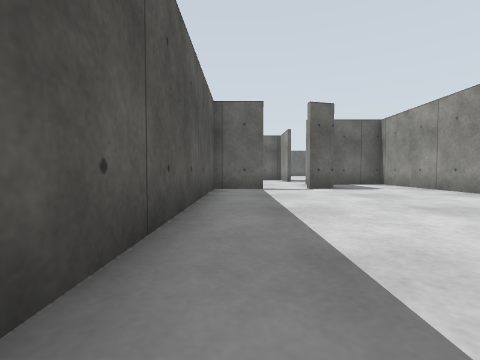
[1] (above)

24 first-person views from a walk through a Gazebo world. The camera is 0.5 m above the floor, tilts 2° down and sees 85° across. The floor is counted in squares, 1 m on a side. Each view is taken from the middle of a square. On the plan, view 1 faces up. The plan holds only what a view shows up to about 9 squares ahead; the rest is blank. The place goes on beyond the plan. Simple patterns stand in for the simulator's built-in surfaces.

[2]
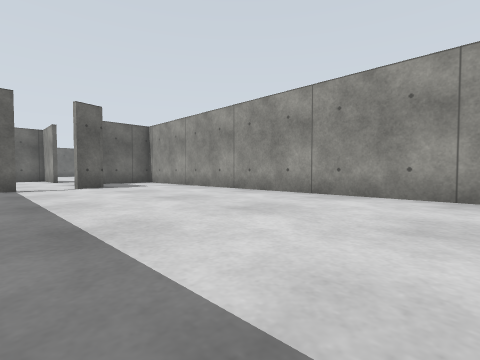

[3]
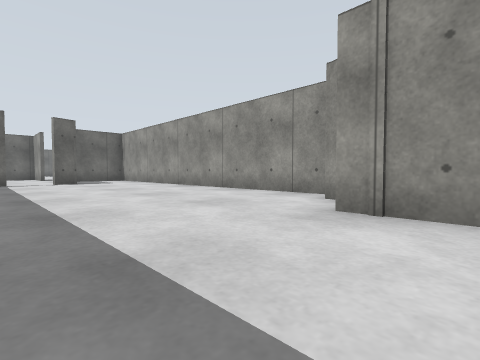

[4]
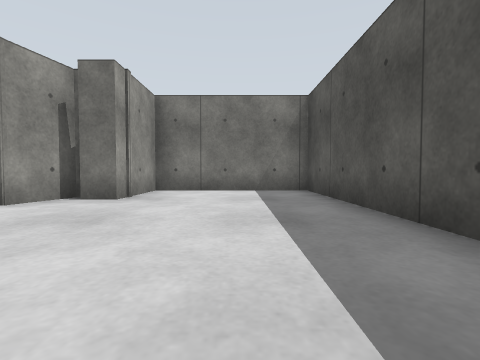

[5]
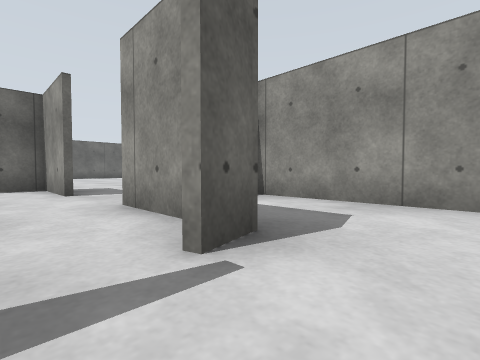

[6]
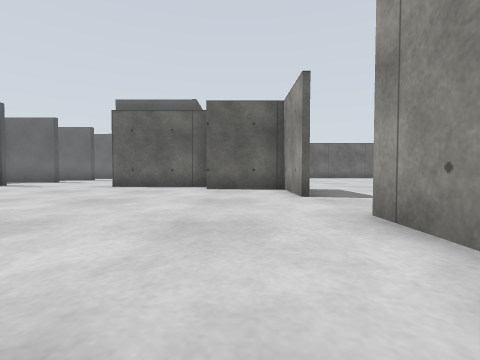

[7]
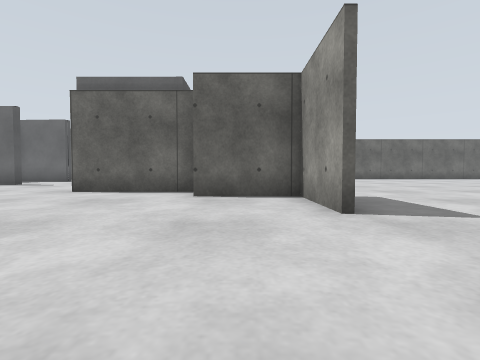

[8]
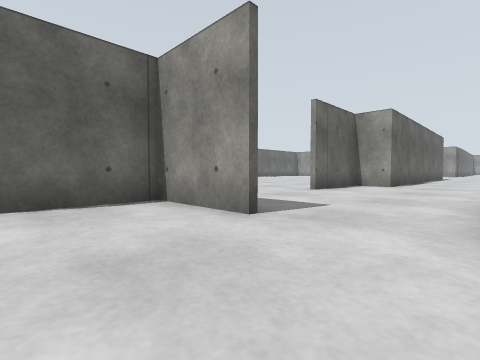

[9]
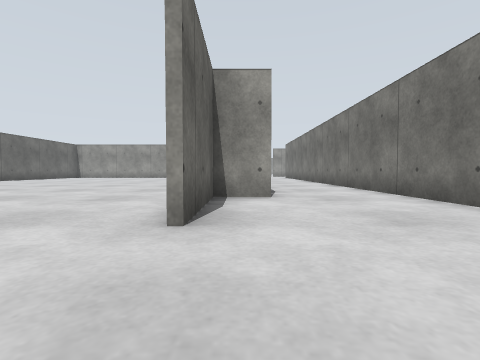

[10]
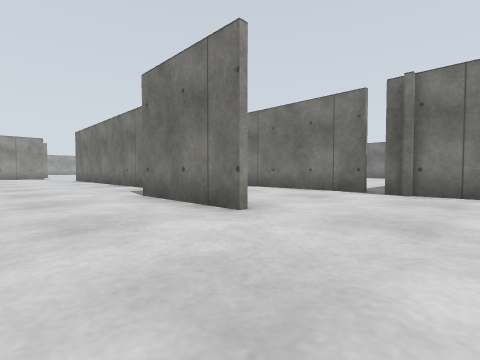

[11]
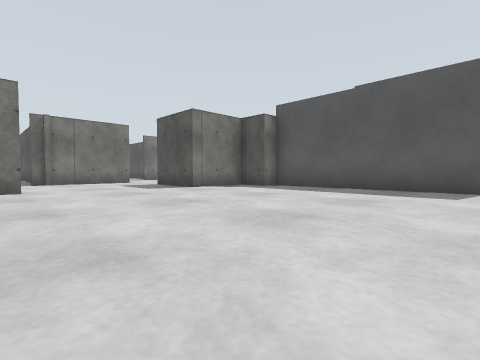

[12]
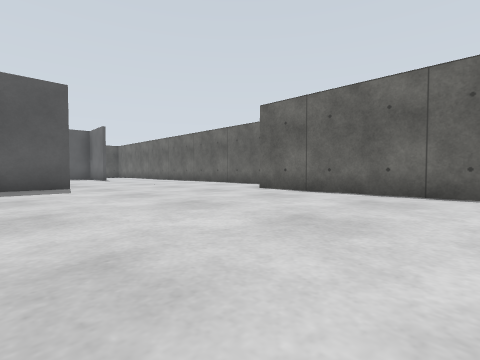

[13]
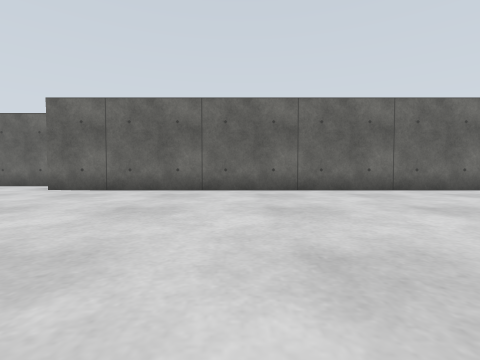

[14]
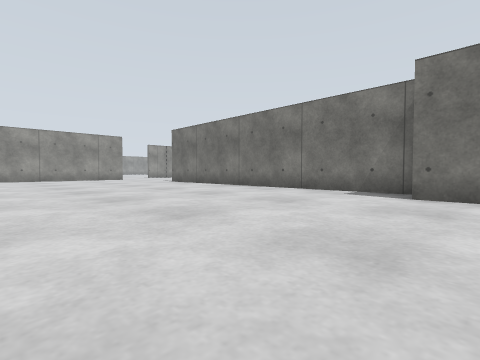

[15]
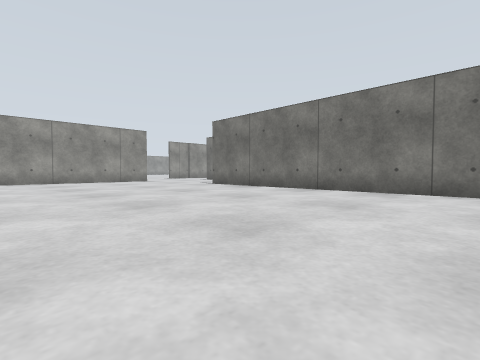

[16]
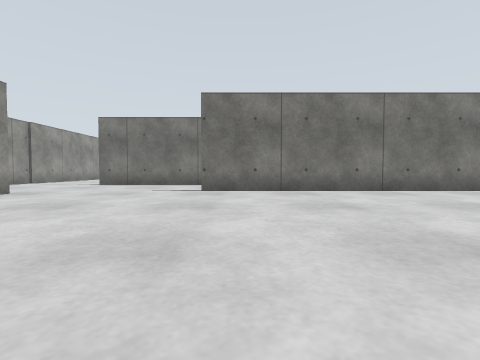

[17]
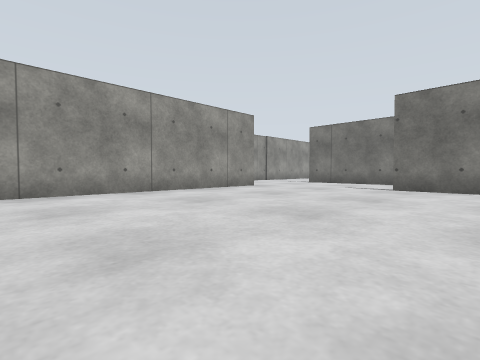

[18]
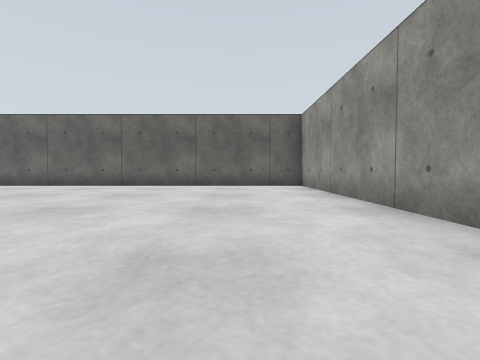

[19]
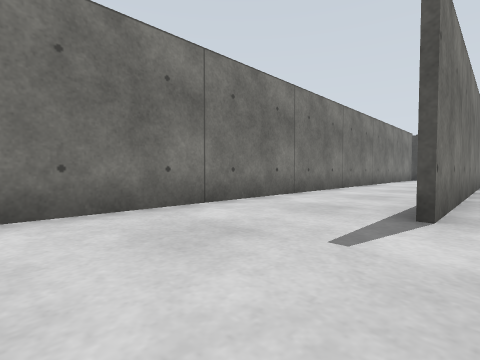

[20]
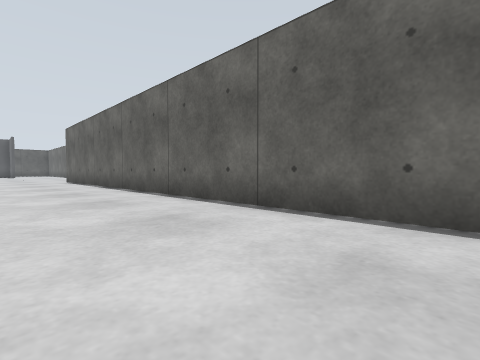

[21]
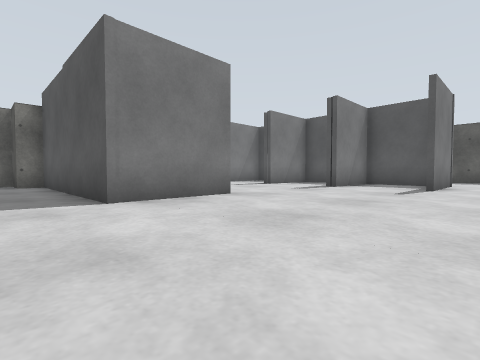

[22]
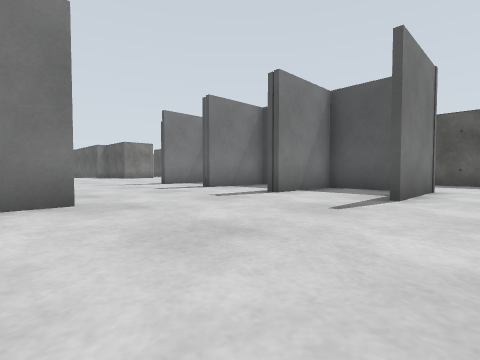

[23]
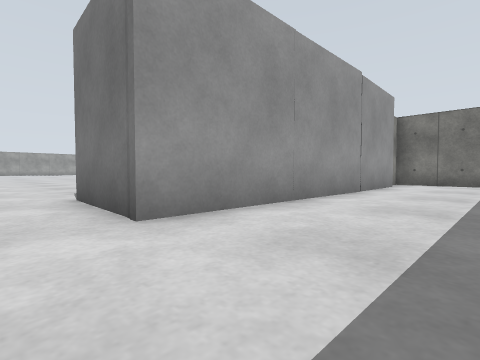

[24]
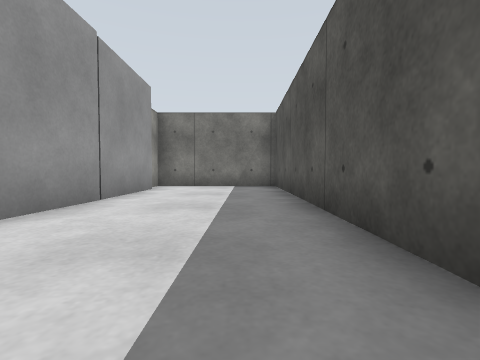

### Floor plan
Points are (right, up) in squares from view 1. A wall is a line through its corners. A room is listed if a view was taken in it or the views show most of it. See-through windows are left out.
Room 1 (views 1, 2, 3, 4, 5, 6)
walls: (5.2, -1.4) (5.2, 9.8); (3, -2.9) (4.1, -2.9) (4.4, -1.7); (0.8, 7.2) (-0.7, 7.2) (-0.7, -4.6) (3.1, -4.6) (3.1, -2.5) (3.9, -2.5); (2.7, 7.5) (1.8, 7.2)
ways out: opening at (1, 7) to room 2
Room 2 (views 7, 8, 9, 10, 11, 12, 13, 14, 15, 16, 17, 18, 19, 20, 21, 22, 23, 24)
walls: (0.9, 14.4) (2.3, 14.4) (2.3, 12.9); (0, 15.2) (-3.1, 15.2); (2.2, 12) (2.2, 14.1) (0, 14.1); (6.2, 13.7) (9.1, 13.7); (-0.5, 15.4) (0.2, 15.4) (0.2, 14.4) (0.6, 14.4); (4.2, 9.9) (5.8, 9.9); (6.1, 9.7) (21.9, 9.7); (9.2, 12.6) (19, 12.6); (2.5, 8.2) (2.5, 10); (10.4, 12.4) (9, 12.4) (9, 13.5) (6.2, 13.5); (-13, 21.9) (-13.2, 14.4) (-9.3, 14.4) (-9.3, 15); (-13, 24.5) (-13, 23.4); (23.1, 13.3) (23.1, 24.9) (2.9, 24.9)
ways out: opening at (1, 7) to room 1; gap at (6, 10); gap at (23, 10)
objects: other object (-9, 17) to (-9, 18); other object (-9, 19) to (-9, 21); other object (-9, 22) to (-7, 24); other object (-7, 18); other object (-7, 21); other object (-3, 19) to (0, 21); other object (0, 16) to (0, 18)

Positions as (right, up) in squares from view 1, and headings:
1: (0, 0), facing up
2: (0, -1), facing up-right
3: (0, -4), facing up-right
4: (1, 2), facing down
5: (1, 6), facing up-right
6: (1, 7), facing up
7: (1, 9), facing up
8: (0, 10), facing up-right
9: (4, 13), facing right
10: (4, 16), facing down-right
11: (7, 21), facing down-left
12: (8, 19), facing up-left
13: (8, 18), facing up
14: (8, 19), facing down-right
15: (11, 19), facing down-right
16: (18, 19), facing down
17: (17, 20), facing down-right
18: (21, 16), facing up
19: (22, 13), facing down-left
20: (17, 22), facing up-left
21: (1, 25), facing down-left
22: (-2, 25), facing down-left
23: (-12, 25), facing down-right
24: (-12, 23), facing down
